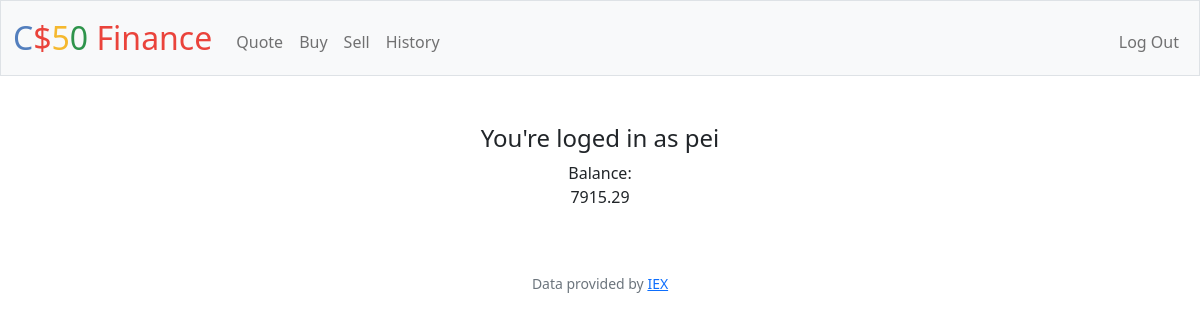
Before: / (signed in) with the older database file.
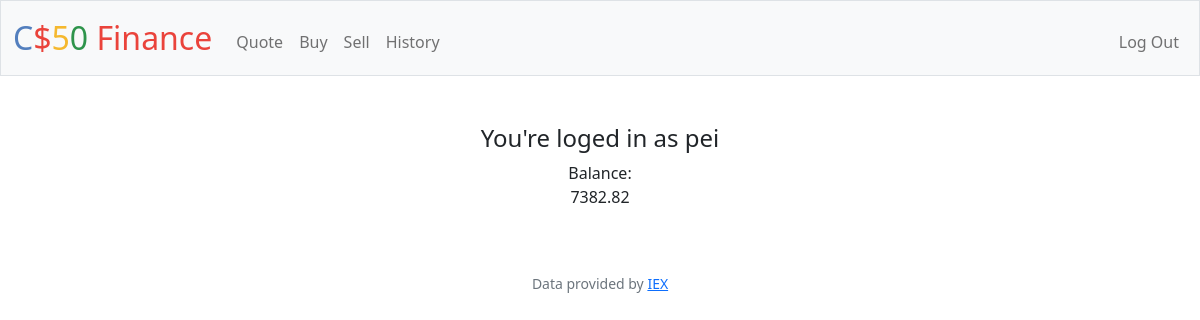
After: the same page with the newer database file.
### tables this page shows
CREATE TABLE users (id INTEGER PRIMARY KEY AUTOINCREMENT NOT NULL, username TEXT NOT NULL, hash TEXT NOT NULL, cash NUMERIC NOT NULL DEFAULT 10000.00);

### app.py (the view)
@app.route("/")
@login_required
def index():
    uid = session['user_id']
    rows = db.execute("SELECT * FROM users WHERE id = ?", uid)
    userinfo = rows[0]
    return render_template("index.html", userinfo=userinfo)

### app.py (called while the page is built)
@app.after_request
def after_request(response):
    response.headers["Cache-Control"] = "no-cache, no-store, must-revalidate"
    response.headers["Expires"] = 0
    response.headers["Pragma"] = "no-cache"
    return response

### helpers.py (called while the page is built)
def login_required(f):
    @wraps(f)
    def decorated_function(*args, **kwargs):
        if session.get("user_id") is None:
            return redirect("/login")
        return f(*args, **kwargs)
    return decorated_function

### templates/index.html (shortened to what this page needs)
{% extends "layout.html" %}
{% block main %}
    <h4>You're loged in as {{ userinfo.username }}</h4>
    <div>
        Balance:
        <p>{{ userinfo.cash }}</p>
    </div>
{% endblock %}

### templates/layout.html (shortened to what this page needs)
<!DOCTYPE html>
<html lang="en">
    <head>
        <link href="https://cdn.jsdelivr.net/npm/bootstrap@5.1.3/dist/css/bootstrap.min.css" rel="stylesheet">
        <link href="/static/styles.css" rel="stylesheet">
    </head>
    <body>
        <nav class="bg-light border navbar navbar-expand-md navbar-light">
            <div class="container-fluid">
                <a class="navbar-brand" href="/"><span class="blue">C</span><span class="red">$</span><span class="yellow">5</span><span class="green">0</span> <span class="red">Finance</span></a>
                <div class="collapse navbar-collapse" id="navbar">
                    {% if session["user_id"] %}
                        <ul class="navbar-nav me-auto mt-2">
                            <li class="nav-item"><a class="nav-link" href="/quote">Quote</a></li>
                            <li class="nav-item"><a class="nav-link" href="/buy">Buy</a></li>
                            <li class="nav-item"><a class="nav-link" href="/sell">Sell</a></li>
                            <li class="nav-item"><a class="nav-link" href="/history">History</a></li>
                        </ul>
                        <ul class="navbar-nav ms-auto mt-2">
                            <li class="nav-item"><a class="nav-link" href="/logout">Log Out</a></li>
                        </ul>
                    {% else %}
                        <ul class="navbar-nav ms-auto mt-2">
                            <li class="nav-item"><a class="nav-link" href="/register">Register</a></li>
                            <li class="nav-item"><a class="nav-link" href="/login">Log In</a></li>
                        </ul>
                    {% endif %}
                </div>
            </div>
        </nav>
        <main class="container-fluid py-5 text-center">
            {% block main %}{% endblock %}
        </main>
        <footer class="mb-5 small text-center text-muted">
            Data provided by <a href="https://iexcloud.io/">IEX</a>
        </footer>
    </body>
</html>

### static/styles.css (style rules this page uses)
nav .navbar-brand { font-size: xx-large; }
nav .navbar-brand .blue { color: #537fbe; }
nav .navbar-brand .red { color: #ea433b; }
nav .navbar-brand .yellow { color: #f5b82e; }
nav .navbar-brand .green { color: #2e944b; }

Changed rows visible on the page:
changed users "pei": cash "7915.29" → "7382.82"
